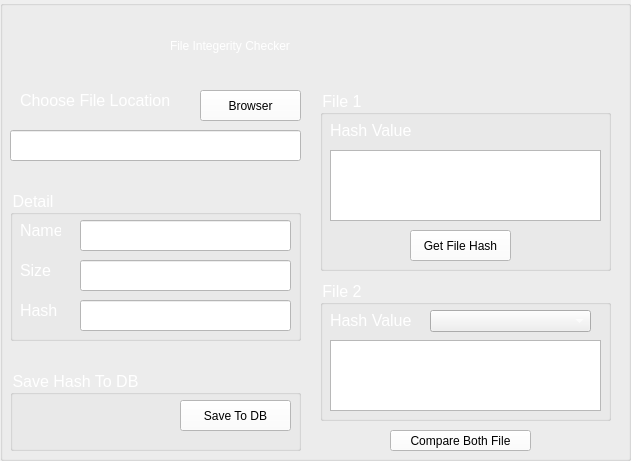
  <widget class="QGroupBox" name="groupBox_Filechecker">
   <property name="enabled">
    <bool>true</bool>
   </property>
   <property name="geometry">
    <rect>
     <x>250</x>
     <y>30</y>
     <width>631</width>
     <height>461</height>
    </rect>
   </property>
   <property name="title">
    <string/>
   </property>
   <widget class="QLabel" name="label_14">
    <property name="geometry">
     <rect>
      <x>20</x>
      <y>90</y>
      <width>161</width>
      <height>21</height>
     </rect>
    </property>
    <property name="font">
     <font>
      <pointsize>12</pointsize>
     </font>
    </property>
    <property name="styleSheet">
     <string notr="true">color: rgb(255, 255, 255);</string>
    </property>
    <property name="text">
     <string>Choose File Location</string>
    </property>
   </widget>
   <widget class="QLineEdit" name="input_checkpath">
    <property name="geometry">
     <rect>
      <x>10</x>
      <y>130</y>
      <width>291</width>
      <height>31</height>
     </rect>
    </property>
    <property name="font">
     <font>
      <pointsize>12</pointsize>
     </font>
    </property>
    <property name="styleSheet">
     <string notr="true">background-color: rgb(255, 255, 255);
color: rgb(0, 0, 0);</string>
    </property>
    <property name="readOnly">
     <bool>true</bool>
    </property>
   </widget>
   <widget class="QPushButton" name="btn_checkfilebrowser">
    <property name="geometry">
     <rect>
      <x>200</x>
      <y>90</y>
      <width>101</width>
      <height>31</height>
     </rect>
    </property>
    <property name="styleSheet">
     <string notr="true">color: rgb(0, 0, 0);
background-color: rgb(255, 255, 255);
font: 12pt &quot;MS Shell Dlg 2&quot;;</string>
    </property>
    <property name="text">
     <string>Browser</string>
    </property>
   </widget>
   <widget class="QLabel" name="label_15">
    <property name="geometry">
     <rect>
      <x>170</x>
      <y>20</y>
      <width>351</width>
      <height>51</height>
     </rect>
    </property>
    <property name="styleSheet">
     <string notr="true">color: rgb(255, 255, 255);
font: 75 28pt &quot;Script MT Bold&quot;;</string>
    </property>
    <property name="text">
     <string>File Integerity Checker</string>
    </property>
   </widget>
   <widget class="QGroupBox" name="groupBox_2">
    <property name="geometry">
     <rect>
      <x>10</x>
      <y>190</y>
      <width>291</width>
      <height>151</height>
     </rect>
    </property>
    <property name="font">
     <font>
      <family>MS Shell Dlg 2</family>
      <pointsize>12</pointsize>
      <weight>50</weight>
      <italic>false</italic>
      <bold>false</bold>
     </font>
    </property>
    <property name="styleSheet">
     <string notr="true">color: rgb(0, 0, 0);
color: rgb(255, 255, 255);</string>
    </property>
    <property name="title">
     <string>Detail</string>
    </property>
    <widget class="QLabel" name="label_16">
     <property name="geometry">
      <rect>
       <x>10</x>
       <y>30</y>
       <width>41</width>
       <height>21</height>
      </rect>
     </property>
     <property name="font">
      <font>
       <pointsize>12</pointsize>
      </font>
     </property>
     <property name="styleSheet">
      <string notr="true">color: rgb(255, 255, 255);</string>
     </property>
     <property name="text">
      <string>Name</string>
     </property>
    </widget>
    <widget class="QLabel" name="label_17">
     <property name="geometry">
      <rect>
       <x>10</x>
       <y>70</y>
       <width>31</width>
       <height>21</height>
      </rect>
     </property>
     <property name="font">
      <font>
       <pointsize>12</pointsize>
      </font>
     </property>
     <property name="styleSheet">
      <string notr="true">color: rgb(255, 255, 255);</string>
     </property>
     <property name="text">
      <string>Size</string>
     </property>
    </widget>
    <widget class="QLabel" name="label_18">
     <property name="geometry">
      <rect>
       <x>10</x>
       <y>110</y>
       <width>41</width>
       <height>21</height>
      </rect>
     </property>
     <property name="font">
      <font>
       <pointsize>12</pointsize>
      </font>
     </property>
     <property name="styleSheet">
      <string notr="true">color: rgb(255, 255, 255);</string>
     </property>
     <property name="text">
      <string>Hash</string>
     </property>
    </widget>
    <widget class="QLineEdit" name="input_detail_name">
     <property name="geometry">
      <rect>
       <x>70</x>
       <y>30</y>
       <width>211</width>
       <height>31</height>
      </rect>
     </property>
     <property name="font">
      <font>
       <pointsize>12</pointsize>
      </font>
     </property>
     <property name="styleSheet">
      <string notr="true">background-color: rgb(255, 255, 255);
color: rgb(0, 0, 0);</string>
     </property>
     <property name="readOnly">
      <bool>true</bool>
     </property>
    </widget>
    <widget class="QLineEdit" name="input_detail_size">
     <property name="geometry">
      <rect>
       <x>70</x>
       <y>70</y>
       <width>211</width>
       <height>31</height>
      </rect>
     </property>
     <property name="font">
      <font>
       <pointsize>12</pointsize>
      </font>
     </property>
     <property name="styleSheet">
      <string notr="true">background-color: rgb(255, 255, 255);
color: rgb(0, 0, 0);</string>
     </property>
     <property name="readOnly">
      <bool>true</bool>
     </property>
    </widget>
    <widget class="QLineEdit" name="input_detail_hash">
     <property name="geometry">
      <rect>
       <x>70</x>
       <y>110</y>
       <width>211</width>
       <height>31</height>
      </rect>
     </property>
     <property name="font">
      <font>
       <pointsize>12</pointsize>
      </font>
     </property>
     <property name="styleSheet">
      <string notr="true">background-color: rgb(255, 255, 255);
color: rgb(0, 0, 0);</string>
     </property>
     <property name="readOnly">
      <bool>true</bool>
     </property>
    </widget>
   </widget>
   <widget class="QGroupBox" name="groupBox_3">
    <property name="geometry">
     <rect>
      <x>10</x>
      <y>370</y>
      <width>291</width>
      <height>81</height>
     </rect>
    </property>
    <property name="font">
     <font>
      <family>MS Shell Dlg 2</family>
      <pointsize>12</pointsize>
      <weight>50</weight>
      <italic>false</italic>
      <bold>false</bold>
     </font>
    </property>
    <property name="styleSheet">
     <string notr="true">color: rgb(0, 0, 0);
color: rgb(255, 255, 255);</string>
    </property>
    <property name="title">
     <string>Save Hash To DB</string>
    </property>
    <widget class="QLabel" name="label_19">
     <property name="geometry">
      <rect>
       <x>10</x>
       <y>30</y>
       <width>91</width>
       <height>21</height>
      </rect>
     </property>
     <property name="font">
      <font>
       <pointsize>12</pointsize>
      </font>
     </property>
     <property name="styleSheet">
      <string notr="true">color: rgb(255, 255, 255);</string>
     </property>
     <property name="text">
      <string/>
     </property>
    </widget>
    <widget class="QPushButton" name="btn_savedbhash">
     <property name="geometry">
      <rect>
       <x>170</x>
       <y>30</y>
       <width>111</width>
       <height>31</height>
      </rect>
     </property>
     <property name="styleSheet">
      <string notr="true">color: rgb(0, 0, 0);
background-color: rgb(255, 255, 255);
font: 12pt &quot;MS Shell Dlg 2&quot;;</string>
     </property>
     <property name="text">
      <string>Save To DB</string>
     </property>
    </widget>
   </widget>
   <widget class="QGroupBox" name="groupBox_4">
    <property name="geometry">
     <rect>
      <x>320</x>
      <y>90</y>
      <width>291</width>
      <height>181</height>
     </rect>
    </property>
    <property name="font">
     <font>
      <family>MS Shell Dlg 2</family>
      <pointsize>12</pointsize>
      <weight>50</weight>
      <italic>false</italic>
      <bold>false</bold>
     </font>
    </property>
    <property name="styleSheet">
     <string notr="true">color: rgb(0, 0, 0);
color: rgb(255, 255, 255);</string>
    </property>
    <property name="title">
     <string>File 1</string>
    </property>
    <widget class="QLabel" name="label_34">
     <property name="geometry">
      <rect>
       <x>10</x>
       <y>30</y>
       <width>91</width>
       <height>21</height>
      </rect>
     </property>
     <property name="font">
      <font>
       <pointsize>12</pointsize>
      </font>
     </property>
     <property name="styleSheet">
      <string notr="true">color: rgb(255, 255, 255);</string>
     </property>
     <property name="text">
      <string>Hash Value</string>
     </property>
    </widget>
    <widget class="QTextEdit" name="textEdit_file1_hash">
     <property name="geometry">
      <rect>
       <x>10</x>
       <y>60</y>
       <width>271</width>
       <height>71</height>
      </rect>
     </property>
     <property name="readOnly">
      <bool>true</bool>
     </property>
    </widget>
    <widget class="QPushButton" name="btn_getfilehash1">
     <property name="geometry">
      <rect>
       <x>90</x>
       <y>140</y>
       <width>101</width>
       <height>31</height>
      </rect>
     </property>
     <property name="styleSheet">
      <string notr="true">color: rgb(0, 0, 0);
background-color: rgb(255, 255, 255);
font: 12pt &quot;MS Shell Dlg 2&quot;;</string>
     </property>
     <property name="text">
      <string>Get File Hash</string>
     </property>
    </widget>
   </widget>
   <widget class="QGroupBox" name="groupBox_5">
    <property name="geometry">
     <rect>
      <x>320</x>
      <y>280</y>
      <width>291</width>
      <height>141</height>
     </rect>
    </property>
    <property name="font">
     <font>
      <family>MS Shell Dlg 2</family>
      <pointsize>12</pointsize>
      <weight>50</weight>
      <italic>false</italic>
      <bold>false</bold>
     </font>
    </property>
    <property name="styleSheet">
     <string notr="true">color: rgb(0, 0, 0);
color: rgb(255, 255, 255);</string>
    </property>
    <property name="title">
     <string>File 2</string>
    </property>
    <widget class="QLabel" name="label_35">
     <property name="geometry">
      <rect>
       <x>10</x>
       <y>30</y>
       <width>91</width>
       <height>21</height>
      </rect>
     </property>
     <property name="font">
      <font>
       <pointsize>12</pointsize>
      </font>
     </property>
     <property name="styleSheet">
      <string notr="true">color: rgb(255, 255, 255);</string>
     </property>
     <property name="text">
      <string>Hash Value</string>
     </property>
    </widget>
    <widget class="QTextEdit" name="textEdit_dbhash">
     <property name="geometry">
      <rect>
       <x>10</x>
       <y>60</y>
       <width>271</width>
       <height>71</height>
      </rect>
     </property>
     <property name="readOnly">
      <bool>true</bool>
     </property>
    </widget>
    <widget class="QComboBox" name="comboBox_dbID">
     <property name="geometry">
      <rect>
       <x>110</x>
       <y>30</y>
       <width>161</width>
       <height>22</height>
      </rect>
     </property>
    </widget>
   </widget>
   <widget class="QPushButton" name="btn_compare">
    <property name="geometry">
     <rect>
      <x>390</x>
      <y>430</y>
      <width>141</width>
      <height>21</height>
     </rect>
    </property>
    <property name="styleSheet">
     <string notr="true">color: rgb(0, 0, 0);
background-color: rgb(255, 255, 255);
font: 12pt &quot;MS Shell Dlg 2&quot;;</string>
    </property>
    <property name="text">
     <string>Compare Both File</string>
    </property>
   </widget>
  </widget>
